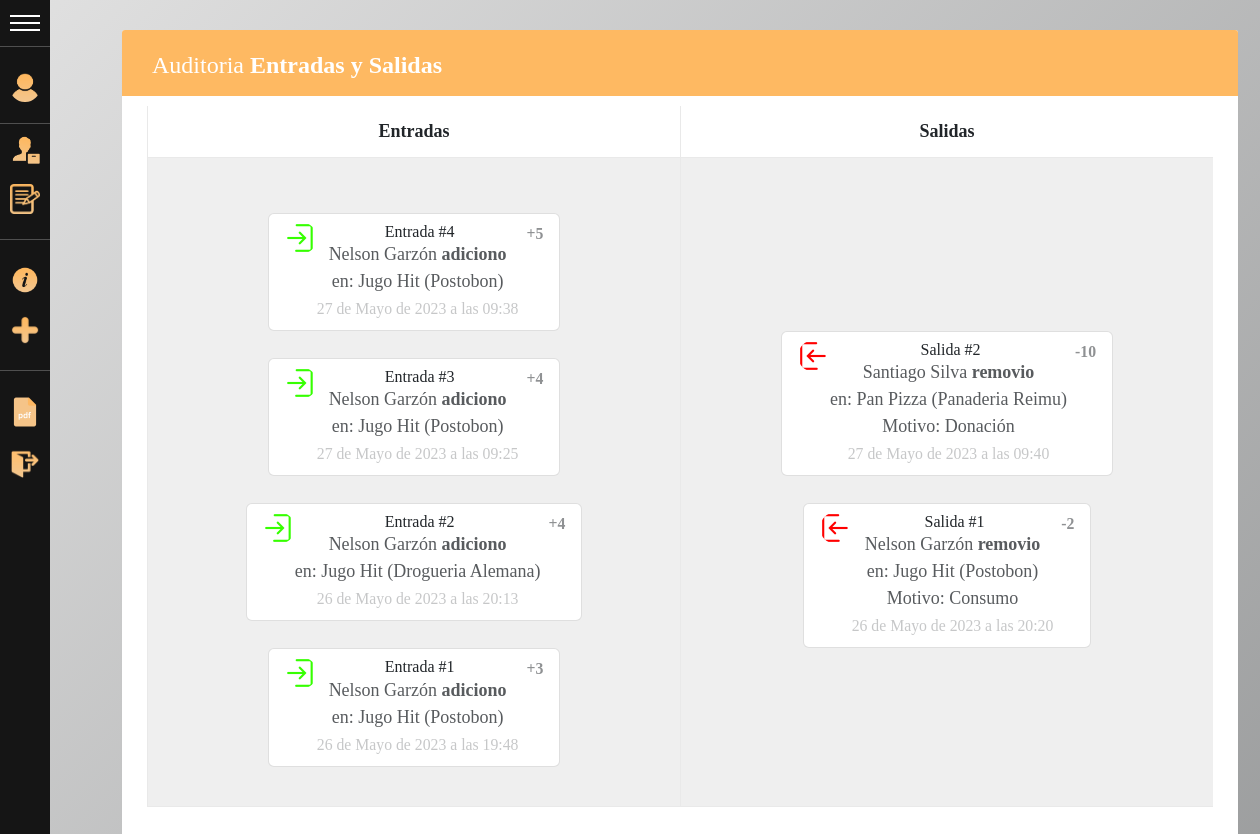
Screenshot of /registros/ (signed in) with the database file from the repository.
### gestion/models.py (models this page shows)
class AuditoriaEntrada(models.Model):
    class Meta:
        verbose_name_plural = 'Auditoria'
    id = models.AutoField(primary_key=True)
    responsable = models.CharField(max_length = 255, verbose_name="Responsable")
    timestamp = models.DateTimeField(auto_now_add=True, verbose_name="Fecha y hora")
    producto = models.CharField(max_length = 255, verbose_name="Producto")
    cantidad = models.IntegerField(verbose_name="Cantidad")
    proveedor = models.CharField(max_length = 255, verbose_name="Proveedor")

class AuditoriaSalidas(models.Model):
    class Meta:
        verbose_name_plural = 'Auditoria'
    id = models.AutoField(primary_key=True)
    responsable = models.CharField(max_length = 255, verbose_name="Responsable")
    timestamp = models.DateTimeField(auto_now_add=True, verbose_name="Fecha y hora")
    producto = models.CharField(max_length = 255, verbose_name="Producto")
    cantidad = models.IntegerField(verbose_name="Cantidad")
    razon = models.CharField(max_length = 255, verbose_name="Razón")
    proveedor = models.CharField(max_length = 255, verbose_name="Proveedor")

### inventario/views.py (the view)
# urls.py: path('registros/', views.registros),                                               #Lista de registros
@login_required
def registros(request):
    data = {
        'entradas' : reversed(AuditoriaEntrada.objects.all()),
        'salidas' : reversed(AuditoriaSalidas.objects.all()),
    }
    return render(request, "registros.html", data)

### gestion/templatetags/filter.py (called while the page is built)
@register.filter(name="motivo")
def convert_motivo(number):
    return (convert_motivo(int(number)))

def convert_motivo(number):
    match number:
        case 1:
            return "Consumo"
        case 2:
            return "Dañado"
        case 3:
            return "Donación"
        case _:
            return "Otros"

### templates/registros.html (shortened to what this page needs)
{% extends "base.html"%}
{% load filter%}
{%block content %}
        <body>
        <div class="container">
            <div class="table-wrapper">
                <div class="table-title">
                        <div class="title" >
                            <h2>Auditoria <b>Entradas y Salidas</b></h2>
                        </div>
                </div>
                <table id="mi-tablaXD" class="table table-striped table-hover" style="text-align: center;">
                    <thead>
                        <tr>
                            <th>Entradas</th>
                            <th>Salidas</th>
                        </tr>
                    </thead>
                    <tbody>
                        <tr>
                            <td>
                                {% for entrada in entradas %}
                                <div class="d-flex flex-column flex-md-row  justify-content-center  ">
                                    <div class="list-group">
                                        <div href="#" class="list-group-item list-group-item-action d-flex" aria-current="true">
                                            <img src="../static/entrada.png" alt="twbs" width="32" height="32" class="rounded-circle flex-shrink-0">
                                            <div class="d-flex gap-2 w-100 justify-content-between">
                                                <div>
                                                    <h6 class="mb-0">&nbsp;Entrada #{{entrada.id}}</h6>
                                                    <p class="mb-0 opacity-75">{{entrada.responsable}} <b>adiciono</b></p>
                                                    <p class="mb-0 opacity-75">en: {{entrada.producto}} ({{entrada.proveedor}})</p>
                                                    <small class="opacity-25 text-nowrap">{{entrada.timestamp}}</small>
                                                </div>
                                                <small class="opacity-50 text-nowrap"><b>+{{entrada.cantidad}}</b></small>
                                            </div>
                                        </div>
                                    </div>
                                </div>
                                {% endfor %}
                            </td>
                            <td>
                                {% for salida in salidas %}
                                <div class="d-flex flex-column flex-md-row  justify-content-center  ">
                                    <div class="list-group">
                                        <div href="#" class="list-group-item list-group-item-action d-flex" aria-current="true">
                                            <img src="../static/salida.png" alt="twbs" width="32" height="32" class="rounded-circle flex-shrink-0">
                                            <div class="d-flex gap-2 w-100 justify-content-between">
                                                <div>
                                                    <h6 class="mb-0">&nbsp;Salida #{{salida.id}}</h6>
                                                    <p class="mb-0 opacity-75">{{salida.responsable}} <b>removio</b></p>
                                                    <p class="mb-0 opacity-75">en: {{salida.producto}} ({{salida.proveedor}})</p>
                                                    <p class="mb-0 opacity-75">Motivo: {{salida.razon | motivo}}</p>
                                                    <small class="opacity-25 text-nowrap">{{salida.timestamp}}</small>
                                                </div>
                                                <small class="opacity-50 text-nowrap"><b>-{{salida.cantidad}}</b></small>
                                            </div>
                                        </div>
                                    </div>
                                </div>
                                {% endfor %}
                            </td>
                        </tr>
                    </tbody>
                </table>
            </div>
        </div>
    </body>
{%endblock%}

### static/lista.css (style rules this page uses)
body { margin: 0; width: 100%; height: 100vh; background: linear-gradient(-45deg, #f4eeed, #cbc7c8, #87898a, #e1e1e1); background-size: 400% 400%; animation: gradiente 15s ease infinite; overflow-y: scroll; overflow-x: hidden; }
body { color: #566787; font-family: 'Varela Round', sans-serif; font-size: 13px; }
.table-wrapper { background: #fff; padding: 20px 25px; margin: 30px 0; border-radius: 3px; box-shadow: 0 1px 1px rgba(0,0,0,.05); }
.table-title { padding-bottom: 15px; background: #feb962; color: #fff; padding: 16px 30px; margin: -20px -25px 10px; border-radius: 3px 3px 0 0; }
.table-title h2 { margin: 5px 0 0; font-size: 24px; }
table.table tr th, table.table tr td { border-color: #e9e9e9; padding: 12px 15px; vertical-align: middle; }
table.table tr th:first-child { width: 60px; }
table.table tr th:last-child { width: 100px; }
table.table-striped tbody tr:nth-of-type(odd) { background-color: #fcfcfc; }

### static/menu2.css (style rules this page uses)
:root { --width: 300px; --padding: 10px; --bgcolor: rgb(21, 21, 21); --hovercolor: rgb(79, 79, 79); --width-collapsed: 50px; }
body { font-family: Cambria, Cochin, Georgia, Times, 'Times New Roman', serif; font-size: 18px; padding: 0; margin: 0; margin-left: var(--width-collapsed); transition: 0.4s; }

### static/search.css (style rules this page uses)
* { margin: 0; padding: 0; box-sizing: border-box; }

### templates/registros.html (style rules this page uses)
.table>:not(caption)>*>* { border-left-width: 1px; }
.table-title { display: flex; justify-content: space-between; align-items: center; }

### rows the page displays
AuditoriaEntrada: id "4", responsable "Nelson Garzón", producto "Jugo Hit", proveedor "Postobon", timestamp "27 de Mayo de 2023 a las 09:38", cantidad "5"
AuditoriaEntrada: id "3", responsable "Nelson Garzón", producto "Jugo Hit", proveedor "Postobon", timestamp "27 de Mayo de 2023 a las 09:25", cantidad "4"
AuditoriaEntrada: id "2", responsable "Nelson Garzón", producto "Jugo Hit", proveedor "Drogueria Alemana", timestamp "26 de Mayo de 2023 a las 20:13", cantidad "4"
AuditoriaEntrada: id "1", responsable "Nelson Garzón", producto "Jugo Hit", proveedor "Postobon", timestamp "26 de Mayo de 2023 a las 19:48", cantidad "3"
AuditoriaSalidas: id "2", responsable "Santiago Silva", producto "Pan Pizza", proveedor "Panaderia Reimu", razon|motivo "Donación", timestamp "27 de Mayo de 2023 a las 09:40", cantidad "10"
AuditoriaSalidas: id "1", responsable "Nelson Garzón", producto "Jugo Hit", proveedor "Postobon", razon|motivo "Consumo", timestamp "26 de Mayo de 2023 a las 20:20", cantidad "2"
